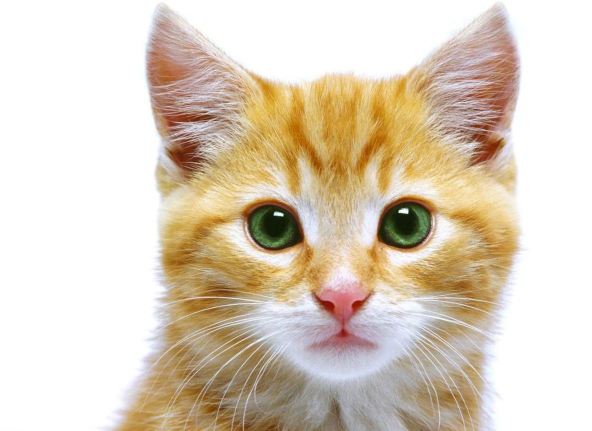
#> input picture imagens/cat1.jpg, 1184 x 861 px (shown at 1/2 size); its folder holds only this picture in this run
$ python detection.py
#> lines starting #> are read from the running program, lines starting #| are printed output that depends on the picture; after the words box and inside, x2 and y2 are one past the last pixel; in counts of white or black regions, pixels touching at a corner belong together
#> further down, img is the input picture: shape (861, 1184, 3); mean B, G, R 190.3, 207.9, 220.8
import cv2 as cv
import glob
#############################################################################
#este algoritmo busca as imagens jpg contidas na pasta e mostra os rostos---#
#contidos em cada imagem na pasta imagens-----------------------------------#
#############################################################################
def detectAndDisplay(frame):  #define uma função
    frame_gray = cv.cvtColor(frame, cv.COLOR_BGR2GRAY)  #transforma o frame em cinza
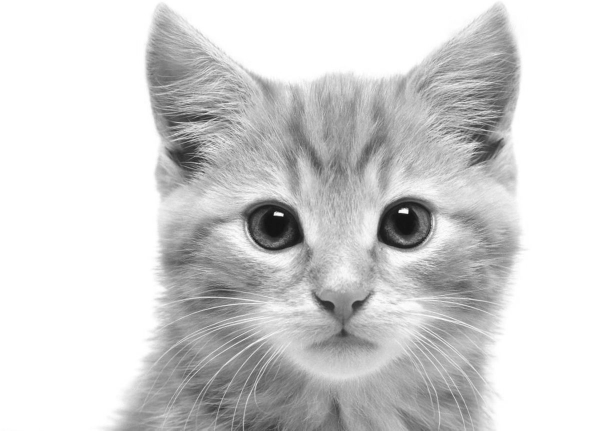
#> frame_gray: shape (861, 1184) (shown at 1/2 size); min 15, max 255, mean 209.7
    frame_gray = cv.equalizeHist(frame_gray)   # equaliza histogram da imagem
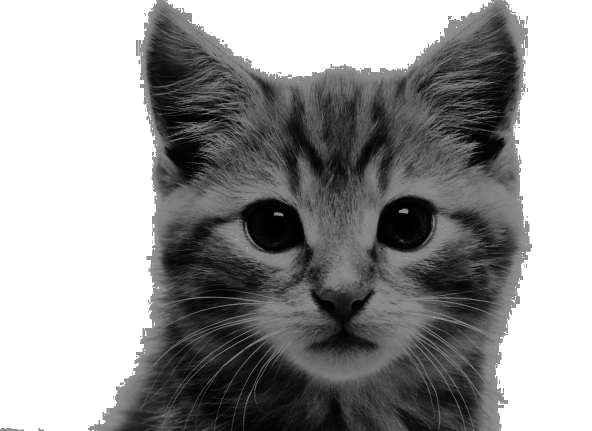
#> frame_gray: shape (861, 1184) (shown at 1/2 size); min 0, max 255, mean 151.9
    #Detecta faces

    faces = face_cascade.detectMultiScale(frame_gray,1.058,15)  #encontra a face das pessoas
#> faces = ()
    for (x,y,w,h) in faces:
        center = (x + w//2, y + h//2)
        frame = cv.ellipse(frame, center, (w//2, h//2), 0, 0, 360, (255, 0, 255), 4) # desenha o rosto na imagem
        faceROI = frame_gray[y:y+h,x:x+w]
#> this loop made 0 passes

    faces = catface_cascade.detectMultiScale(frame_gray,1.05,13)  #encontra a face das pessoas
#> faces = [[383, 205, 582, 582]]
    for (x,y,w,h) in faces:
        center = (x + w//2, y + h//2)
        frame = cv.ellipse(frame, center, (w//2, h//2), 0, 0, 360, (0, 0, 255), 4) # desenha o rosto na imagem
        faceROI = frame_gray[y:y+h,x:x+w]
#> this loop made 1 pass
#> (x, y, w, h, center) on pass 1: (383, 205, 582, 582, (674, 496))
#> pass 1, in detectAndDisplay, `frame = cv.ellipse(frame, center, (w//2, h//2), 0, 0, 360, (0, 0, 255)..`:
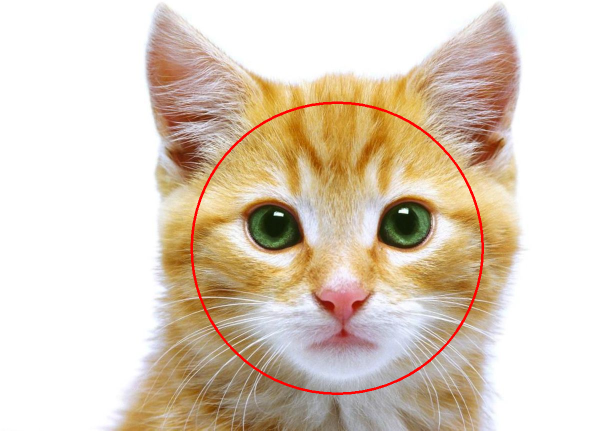
#> frame: shape (861, 1184, 3) (shown at 1/2 size); 0.89% of pixels changed, all inside (x1, y1, x2, y2) = (381, 203, 968, 790)
#> pass 1, in detectAndDisplay, `faceROI = frame_gray[y:y+h,x:x+w]`:
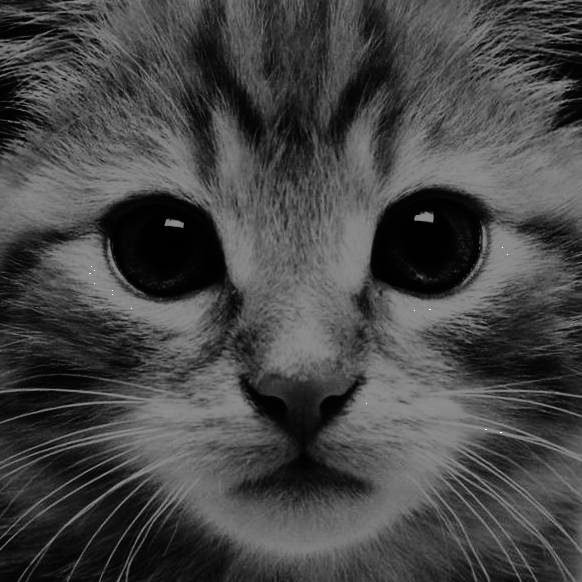
#> faceROI: shape (582, 582); min 0, max 255, mean 70.4
    frame = cv.resize(frame,(900,700))
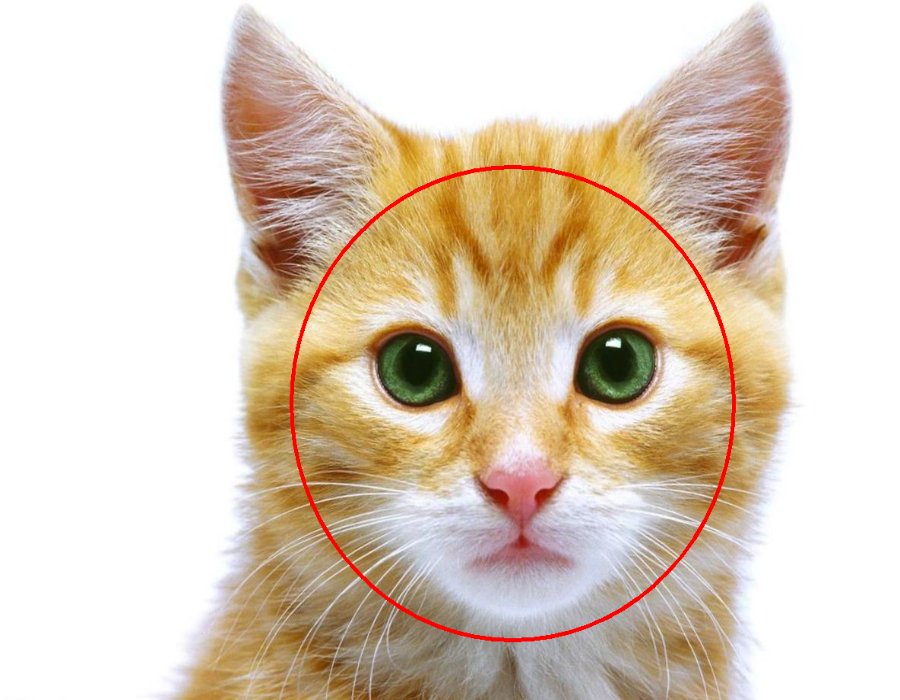
#> frame: shape (700, 900, 3); mean B, G, R 189.3, 206.3, 221.3
    cv.imshow('Capture - Face detection', frame) #mostra a imagem para o usuario
    cv.waitKey(0)
face_cascade = cv.CascadeClassifier("haarcascade_frontalface_default.xml")
catface_cascade = cv.CascadeClassifier("catface.xml")

#img = cv.imread("imgfacedec\imagens\faces1.png")
#detectAndDisplay(img)
images=glob.glob("imagens\*")

for i in images:
    img = cv.imread(i)

    detectAndDisplay(img)

cv.waitKey(0)
cv.destroyAllWindows()

$ run again, on imagens/faces1.jpg
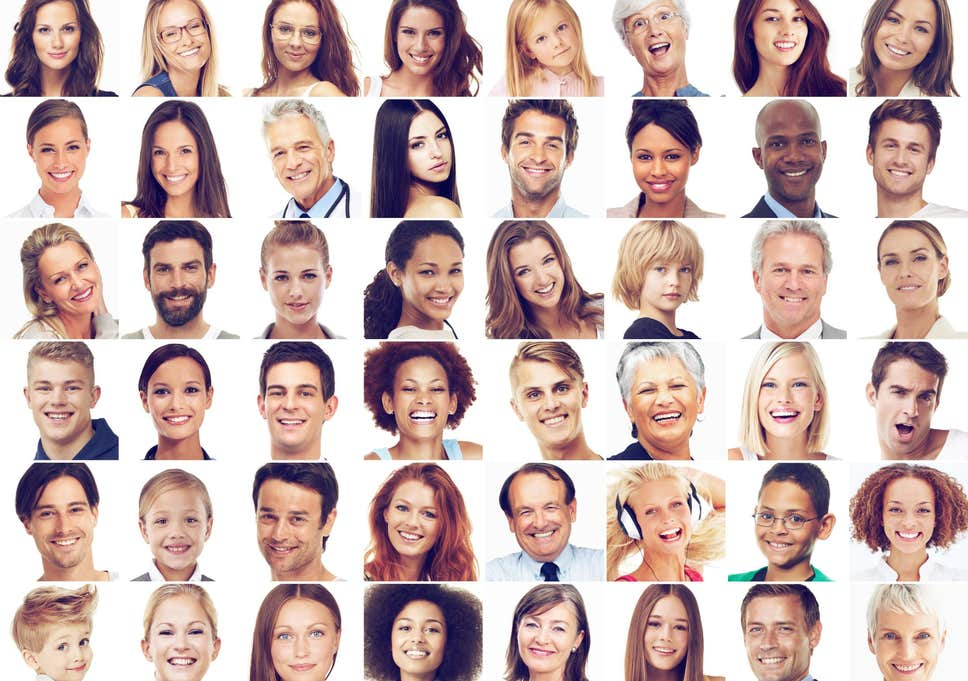
#> input picture imagens/faces1.jpg, 968 x 681 px
#> img is the input picture: shape (681, 968, 3); mean B, G, R 178.8, 181.8, 204.4
#> in detectAndDisplay, `faces = face_cascade.detectMultiScale(frame_gray,1.058,15)`: faces = 43 rows, first 6: [759, 2, 56, 56], [25, 8, 60, 60], [390, 9, 64, 64], [867, 120, 68, 68], [28, 124, 65, 65], [143, 129, 62, 62]
#> the loop in detectAndDisplay, `for (x,y,w,h) in faces:` made 43 passes
#> (x, y, w, h, center) on passes 1 to 8: (759, 2, 56, 56, (787, 30)), (25, 8, 60, 60, (55, 38)), (390, 9, 64, 64, (422, 41)), (867, 120, 68, 68, (901, 154)), (28, 124, 65, 65, (60, 156)), (143, 129, 62, 62, (174, 160)), (385, 602, 66, 66, (418, 635)), (266, 7, 62, 62, (297, 38))
#> after the loop in detectAndDisplay, `for (x,y,w,h) in faces:`:
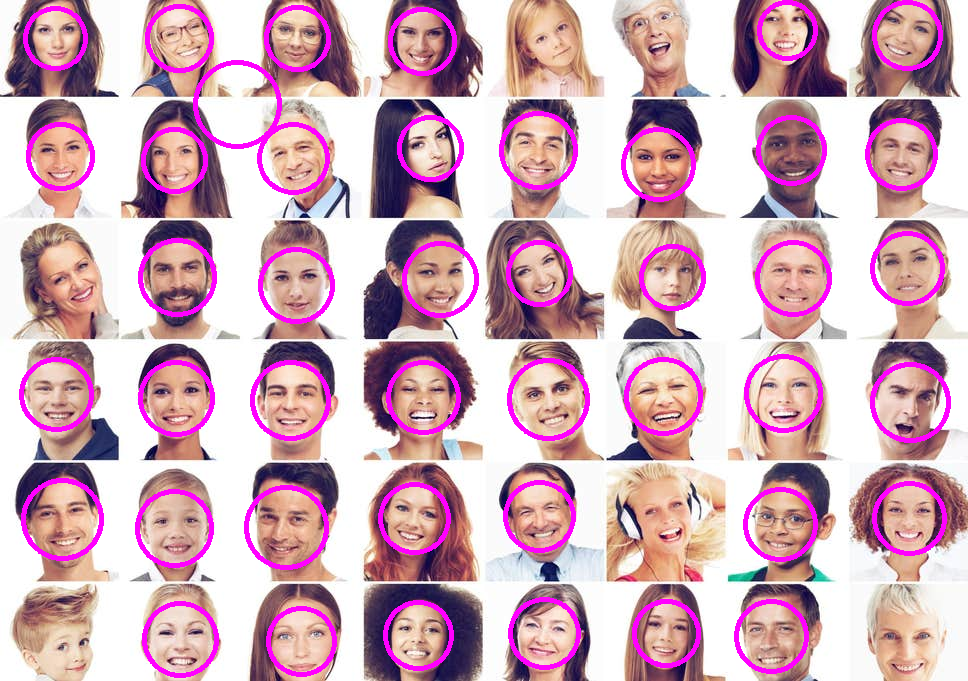
#> frame: shape (681, 968, 3); mean B, G, R 186.5, 171.2, 209.3
#> in detectAndDisplay, `faces = catface_cascade.detectMultiScale(frame_gray,1.05,13)`: faces = ()
#> in detectAndDisplay, `frame = cv.resize(frame,(900,700))`:
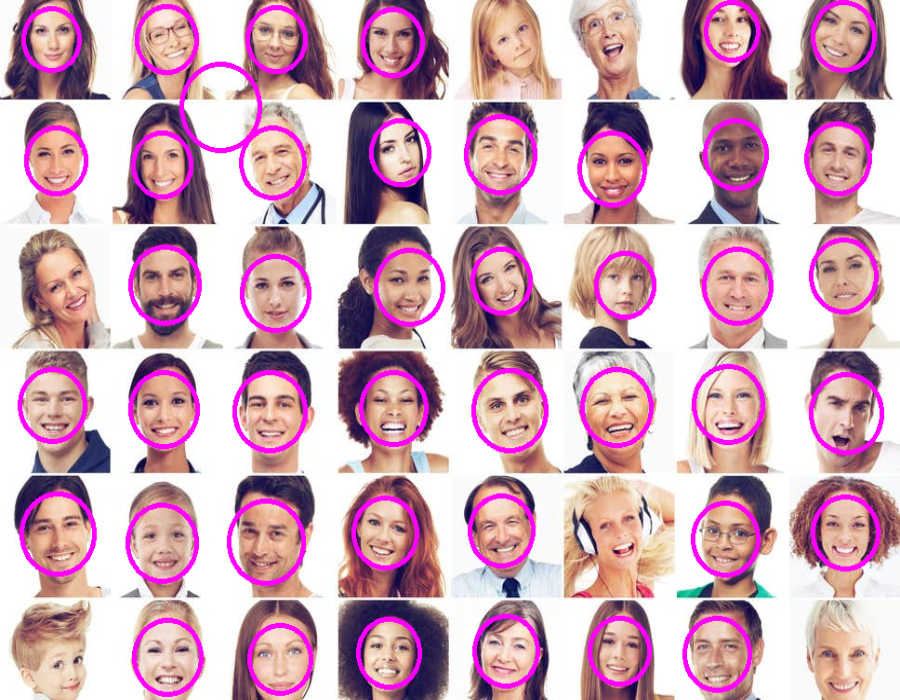
#> frame: shape (700, 900, 3); mean B, G, R 186.4, 171.1, 209.2

$ run again, on imagens/cat2.jpg
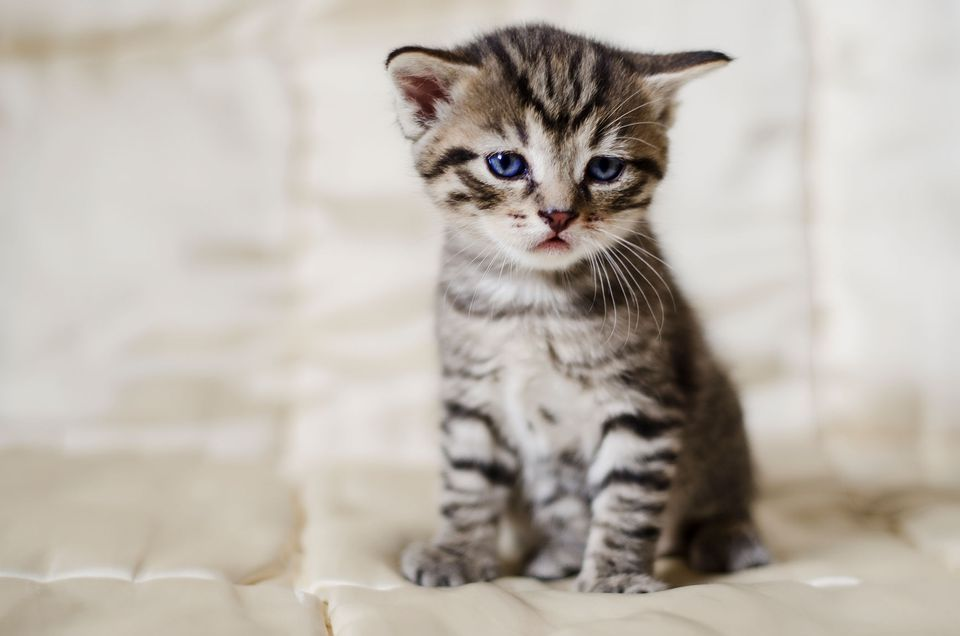
#> input picture imagens/cat2.jpg, 960 x 636 px
#> img is the input picture: shape (636, 960, 3); mean B, G, R 172.3, 181, 188.1
#> in detectAndDisplay, `frame_gray = cv.equalizeHist(frame_gray)`:
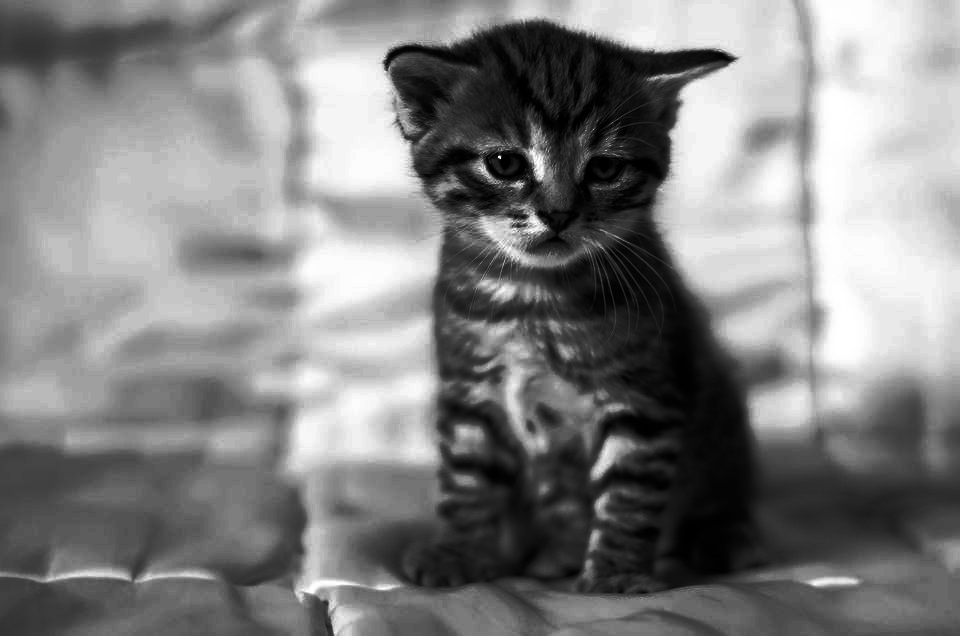
#> frame_gray: shape (636, 960); min 0, max 255, mean 129.1
#> in detectAndDisplay, `faces = face_cascade.detectMultiScale(frame_gray,1.058,15)`: faces = ()
#> in detectAndDisplay, `faces = catface_cascade.detectMultiScale(frame_gray,1.05,13)`: faces = [[446, 77, 219, 219]]
#> the loop in detectAndDisplay, `for (x,y,w,h) in faces:` made 1 pass
#> (x, y, w, h, center) on pass 1: (446, 77, 219, 219, (555, 186))
#> in detectAndDisplay, `frame = cv.resize(frame,(900,700))`:
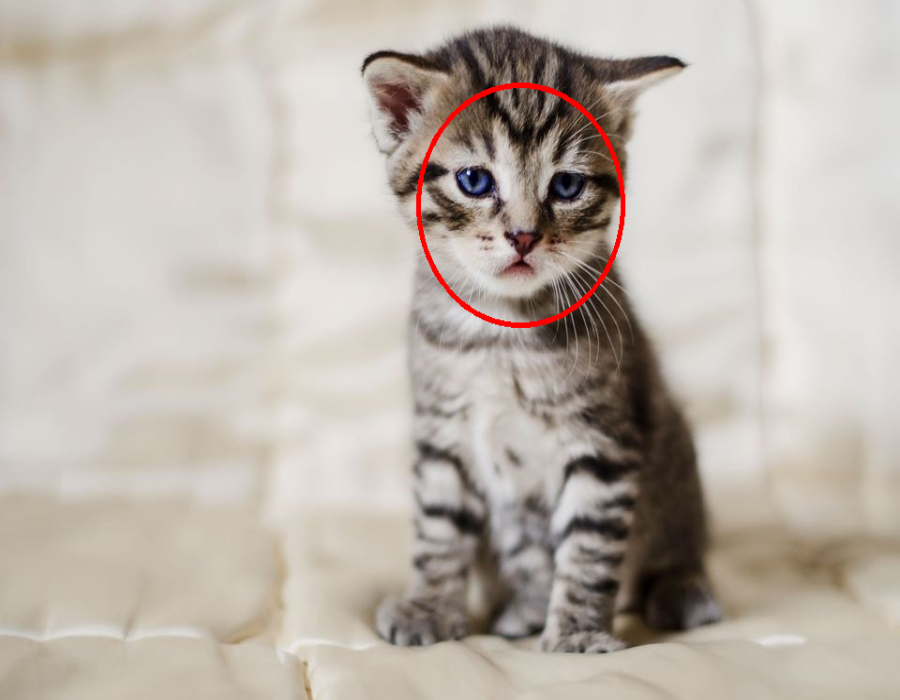
#> frame: shape (700, 900, 3); mean B, G, R 171.6, 180.3, 188.8
